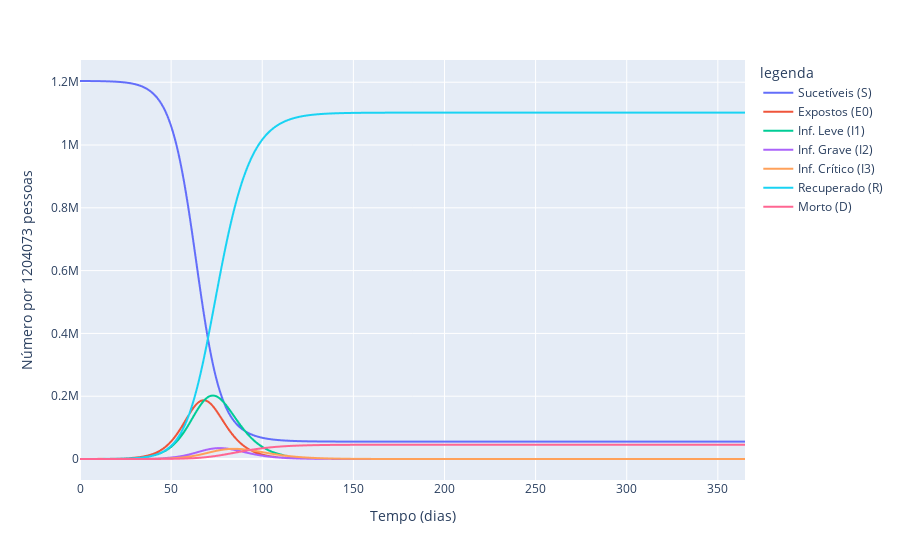

This figure's notebook cell:
### Code cell
df = progression(IncubPeriod, DurMildInf, FracSevere, FracCritical, ProbDeath, DurHosp, TimeICUDeath, AllowSeason, SeasAmp, SeasPhase, AllowAsym, FracAsym, DurAsym, AllowPresym, PresymPeriod, i, N, tmax)

def covid19_1(yscale):
    if yscale == 'Log':
        fig = px.line(df, x="Tempo (dias)", y=y_index, color='legenda', log_y=True)
    else:
        fig = px.line(df, x="Tempo (dias)", y=y_index, color='legenda')
    return fig.show()
    
covid19_1(yscale)

### Figure 1 — Plotly figure (JSON) as saved in the notebook; plotly's stock layout.template omitted (floating-point values rounded to 4 significant figures; data arrays with more than 128 entries replaced by an {"elided": "..."} marker saying what was removed)
{"data": [{"hoverlabel": {"namelength": 0}, "hovertemplate": "legenda=Sucetíveis (S)<br>Tempo (dias)=%{x}<br>Número por 1204073 pessoas=%{y}", "legendgroup": "Sucetíveis (S)", "line": {"color": "#636efa", "dash": "solid"}, "mode": "lines", "name": "Sucetíveis (S)", "showlegend": true, "type": "scattergl", "x": {"elided": "3650 float values"}, "xaxis": "x", "y": {"elided": "3650 float values"}, "yaxis": "y"}, {"hoverlabel": {"namelength": 0}, "hovertemplate": "legenda=Expostos (E0)<br>Tempo (dias)=%{x}<br>Número por 1204073 pessoas=%{y}", "legendgroup": "Expostos (E0)", "line": {"color": "#EF553B", "dash": "solid"}, "mode": "lines", "name": "Expostos (E0)", "showlegend": true, "type": "scattergl", "x": {"elided": "3650 float values"}, "xaxis": "x", "y": {"elided": "3650 float values"}, "yaxis": "y"}, {"hoverlabel": {"namelength": 0}, "hovertemplate": "legenda=Inf. Leve (I1)<br>Tempo (dias)=%{x}<br>Número por 1204073 pessoas=%{y}", "legendgroup": "Inf. Leve (I1)", "line": {"color": "#00cc96", "dash": "solid"}, "mode": "lines", "name": "Inf. Leve (I1)", "showlegend": true, "type": "scattergl", "x": {"elided": "3650 float values"}, "xaxis": "x", "y": {"elided": "3650 float values"}, "yaxis": "y"}, {"hoverlabel": {"namelength": 0}, "hovertemplate": "legenda=Inf. Grave (I2)<br>Tempo (dias)=%{x}<br>Número por 1204073 pessoas=%{y}", "legendgroup": "Inf. Grave (I2)", "line": {"color": "#ab63fa", "dash": "solid"}, "mode": "lines", "name": "Inf. Grave (I2)", "showlegend": true, "type": "scattergl", "x": {"elided": "3650 float values"}, "xaxis": "x", "y": {"elided": "3650 float values"}, "yaxis": "y"}, {"hoverlabel": {"namelength": 0}, "hovertemplate": "legenda=Inf. Crítico (I3)<br>Tempo (dias)=%{x}<br>Número por 1204073 pessoas=%{y}", "legendgroup": "Inf. Crítico (I3)", "line": {"color": "#FFA15A", "dash": "solid"}, "mode": "lines", "name": "Inf. Crítico (I3)", "showlegend": true, "type": "scattergl", "x": {"elided": "3650 float values"}, "xaxis": "x", "y": {"elided": "3650 float values"}, "yaxis": "y"}, {"hoverlabel": {"namelength": 0}, "hovertemplate": "legenda=Recuperado (R)<br>Tempo (dias)=%{x}<br>Número por 1204073 pessoas=%{y}", "legendgroup": "Recuperado (R)", "line": {"color": "#19d3f3", "dash": "solid"}, "mode": "lines", "name": "Recuperado (R)", "showlegend": true, "type": "scattergl", "x": {"elided": "3650 float values"}, "xaxis": "x", "y": {"elided": "3650 float values"}, "yaxis": "y"}, {"hoverlabel": {"namelength": 0}, "hovertemplate": "legenda=Morto (D)<br>Tempo (dias)=%{x}<br>Número por 1204073 pessoas=%{y}", "legendgroup": "Morto (D)", "line": {"color": "#FF6692", "dash": "solid"}, "mode": "lines", "name": "Morto (D)", "showlegend": true, "type": "scattergl", "x": {"elided": "3650 float values"}, "xaxis": "x", "y": {"elided": "3650 float values"}, "yaxis": "y"}], "layout": {"autosize": true, "legend": {"title": {"text": "legenda"}, "tracegroupgap": 0}, "margin": {"t": 60}, "xaxis": {"anchor": "y", "autorange": true, "domain": [0, 1], "range": [0, 364.9], "title": {"text": "Tempo (dias)"}, "type": "linear"}, "yaxis": {"anchor": "x", "autorange": true, "domain": [0, 1], "range": [-66890.0, 1271000.0], "title": {"text": "Número por 1204073 pessoas"}, "type": "linear"}}}
